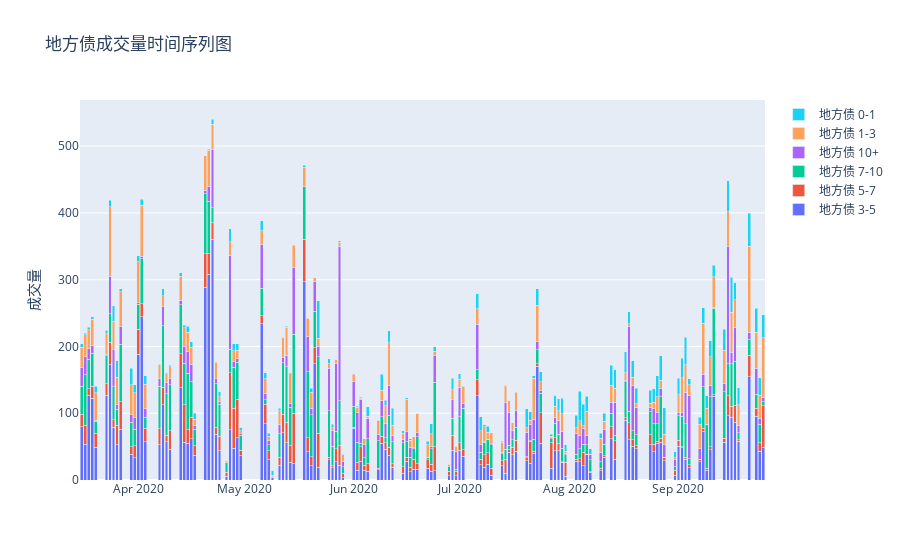

The notebook cell saved with this chart:
### Markdown cell above
国债：4月开始呈现上升趋势，5月中旬上交易量达到最高，然后交易量逐渐下降

### Code cell
draw_timeseries_by_group(std_list[4])
